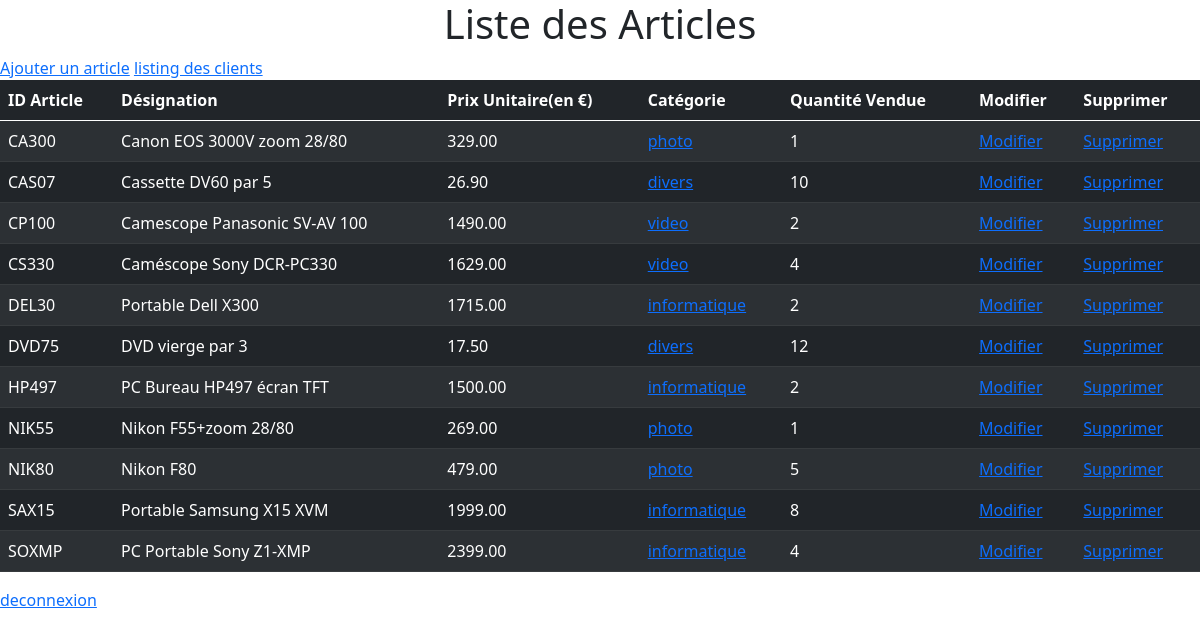
The page / on the database its author committed.
### tables this page shows
CREATE TABLE IF NOT EXISTS `article` (
  `id_article` char(5) NOT NULL,
  `designation` varchar(100) NOT NULL,
  `prix` decimal(8,2) NOT NULL,
  `categorie` enum('tout','photo','video','informatique','telephonie','divers') NOT NULL,
  PRIMARY KEY (`id_article`)
);

### index.php (the view, shortened to what this page needs)
<?php
require "header.php";
$pdo = Database::connect();
if ($_SESSION["role"] == 3) {
   $sql = "CALL qte_vendue()";
   $reponse = $pdo->prepare($sql);
   $reponse->execute();
?>
   <h1 class="text-center">Liste des Articles</h1>
   <table class="table table-dark table-striped">
      <thead>
         <tr>
            <th class="table-dark">ID Article</th>
            <th class="table-dark">Désignation</th>
            <th class="table-dark">Prix Unitaire(en &euro;)</th>
            <th class="table-dark">Catégorie</th>
            <th class="table-dark">Quantité Vendue</th>
         </tr>
      </thead>
      <?php while ($donnees = $reponse->fetch()) {
         echo "<tr><td>" . $donnees["id_article"] . "</td>";
         echo "<td>" . $donnees["designation"] . "</td>";
         echo "<td>" . $donnees["prix"] . "</td>";
         echo  "<td><a class='cat' href='#' name='" . $donnees["id_article"] . "' id='" . $donnees["categorie"] . "' title=''>" . $donnees["categorie"] . "</a></td>";
         echo "<td>" . $donnees["sum(quantite)"] . "</td>";
      } ?>
   </table>
   <a href="fin.php">deconnexion</a>
<?php
} else {
   $sql = "CALL qte_vendue()";
   $reponse = $pdo->prepare($sql);
   $reponse->execute();
?>
   <h1 class="text-center">Liste des Articles</h1>
   <a href="add.php">Ajouter un article</a>
   <a href="liste_clients.php">listing des clients</a>
   <table class="table table-dark table-striped">
      <thead>
         <tr>
            <th class="table-dark">ID Article</th>
            <th class="table-dark">Désignation</th>
            <th class="table-dark">Prix Unitaire(en &euro;)</th>
            <th class="table-dark">Catégorie</th>
            <th class="table-dark">Quantité Vendue</th>
            <th class="table-dark">Modifier</th>
            <th class="table-dark">Supprimer</th>
         </tr>
      </thead>
      <?php while ($donnees = $reponse->fetch()) {
         echo "<tr><td>" . $donnees["id_article"] . "</td>";
         echo "<td>" . $donnees["designation"] . "</td>";
         echo "<td>" . $donnees["prix"] . "</td>";
         echo "<td><a class='cat' href='#' name='" . $donnees["id_article"] . "' id='" . $donnees["categorie"] . "' title=''>" . $donnees["categorie"] . "</a></td>";
         echo "<td>" . $donnees["sum(quantite)"] . "</td>";
         echo "<td><a href='modif.php'>Modifier</a></td>";
         echo "<td><a href='modif.php'>Supprimer</a></td></tr>";
      } ?>
   </table>
   <a href='fin.php'>deconnexion</a>
<?php
}
?>
</body>
</html>

### header.php (shortened to what this page needs)
<!DOCTYPE html>
<html lang="fr">
<head>
    <link rel="stylesheet" href="./css/bootstrap.css">
    <link rel="stylesheet" href="./css/style.css">
</head>
<body>

### rows shown on the page
article: id_article "CA300", designation "Canon EOS 3000V zoom 28/80", prix "329.00", categorie "photo", sum "1"
article: id_article "CAS07", designation "Cassette DV60 par 5", prix "26.90", categorie "divers", sum "10"
article: id_article "CP100", designation "Camescope Panasonic SV-AV 100", prix "1490.00", categorie "video", sum "2"
article: id_article "CS330", designation "Caméscope Sony DCR-PC330", prix "1629.00", categorie "video", sum "4"
article: id_article "DEL30", designation "Portable Dell X300", prix "1715.00", categorie "informatique", sum "2"
article: id_article "DVD75", designation "DVD vierge par 3", prix "17.50", categorie "divers", sum "12"
article: id_article "HP497", designation "PC Bureau HP497 écran TFT", prix "1500.00", categorie "informatique", sum "2"
article: id_article "NIK55", designation "Nikon F55+zoom 28/80", prix "269.00", categorie "photo", sum "1"
article: id_article "NIK80", designation "Nikon F80", prix "479.00", categorie "photo", sum "5"
article: id_article "SAX15", designation "Portable Samsung X15 XVM", prix "1999.00", categorie "informatique", sum "8"
article: id_article "SOXMP", designation "PC Portable Sony Z1-XMP", prix "2399.00", categorie "informatique", sum "4"
